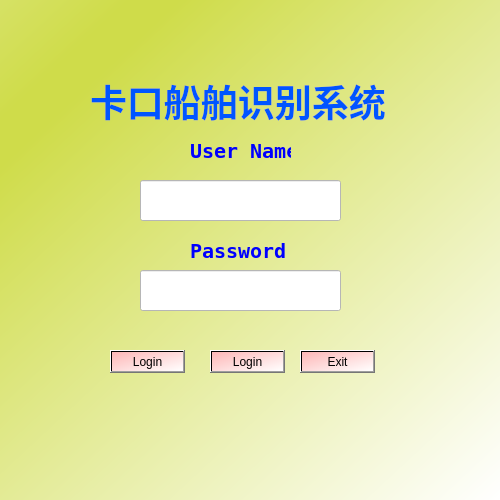
<?xml version="1.0" encoding="UTF-8"?>
<ui version="4.0">
 <class>Form</class>
 <widget class="QWidget" name="Form">
  <property name="geometry">
   <rect>
    <x>0</x>
    <y>0</y>
    <width>500</width>
    <height>500</height>
   </rect>
  </property>
  <property name="minimumSize">
   <size>
    <width>500</width>
    <height>500</height>
   </size>
  </property>
  <property name="maximumSize">
   <size>
    <width>500</width>
    <height>500</height>
   </size>
  </property>
  <property name="palette">
   <palette>
    <active>
     <colorrole role="Button">
      <brush brushstyle="LinearGradientPattern">
       <gradient startx="0.181000000000000" starty="0.119000000000000" endx="1.000000000000000" endy="1.000000000000000" type="LinearGradient" spread="ReflectSpread" coordinatemode="ObjectBoundingMode">
        <gradientstop position="0.028248600000000">
         <color alpha="255">
          <red>207</red>
          <green>220</green>
          <blue>74</blue>
         </color>
        </gradientstop>
        <gradientstop position="1.000000000000000">
         <color alpha="255">
          <red>255</red>
          <green>255</green>
          <blue>255</blue>
         </color>
        </gradientstop>
       </gradient>
      </brush>
     </colorrole>
     <colorrole role="Text">
      <brush brushstyle="SolidPattern">
       <color alpha="255">
        <red>0</red>
        <green>85</green>
        <blue>255</blue>
       </color>
      </brush>
     </colorrole>
     <colorrole role="Base">
      <brush brushstyle="LinearGradientPattern">
       <gradient startx="0.181000000000000" starty="0.119000000000000" endx="1.000000000000000" endy="1.000000000000000" type="LinearGradient" spread="ReflectSpread" coordinatemode="ObjectBoundingMode">
        <gradientstop position="0.028248600000000">
         <color alpha="255">
          <red>207</red>
          <green>220</green>
          <blue>74</blue>
         </color>
        </gradientstop>
        <gradientstop position="1.000000000000000">
         <color alpha="255">
          <red>255</red>
          <green>255</green>
          <blue>255</blue>
         </color>
        </gradientstop>
       </gradient>
      </brush>
     </colorrole>
     <colorrole role="Window">
      <brush brushstyle="LinearGradientPattern">
       <gradient startx="0.181000000000000" starty="0.119000000000000" endx="1.000000000000000" endy="1.000000000000000" type="LinearGradient" spread="ReflectSpread" coordinatemode="ObjectBoundingMode">
        <gradientstop position="0.028248600000000">
         <color alpha="255">
          <red>207</red>
          <green>220</green>
          <blue>74</blue>
         </color>
        </gradientstop>
        <gradientstop position="1.000000000000000">
         <color alpha="255">
          <red>255</red>
          <green>255</green>
          <blue>255</blue>
         </color>
        </gradientstop>
       </gradient>
      </brush>
     </colorrole>
     <colorrole role="PlaceholderText">
      <brush brushstyle="SolidPattern">
       <color alpha="128">
        <red>0</red>
        <green>85</green>
        <blue>255</blue>
       </color>
      </brush>
     </colorrole>
    </active>
    <inactive>
     <colorrole role="Button">
      <brush brushstyle="LinearGradientPattern">
       <gradient startx="0.181000000000000" starty="0.119000000000000" endx="1.000000000000000" endy="1.000000000000000" type="LinearGradient" spread="ReflectSpread" coordinatemode="ObjectBoundingMode">
        <gradientstop position="0.028248600000000">
         <color alpha="255">
          <red>207</red>
          <green>220</green>
          <blue>74</blue>
         </color>
        </gradientstop>
        <gradientstop position="1.000000000000000">
         <color alpha="255">
          <red>255</red>
          <green>255</green>
          <blue>255</blue>
         </color>
        </gradientstop>
       </gradient>
      </brush>
     </colorrole>
     <colorrole role="Text">
      <brush brushstyle="SolidPattern">
       <color alpha="255">
        <red>0</red>
        <green>85</green>
        <blue>255</blue>
       </color>
      </brush>
     </colorrole>
     <colorrole role="Base">
      <brush brushstyle="LinearGradientPattern">
       <gradient startx="0.181000000000000" starty="0.119000000000000" endx="1.000000000000000" endy="1.000000000000000" type="LinearGradient" spread="ReflectSpread" coordinatemode="ObjectBoundingMode">
        <gradientstop position="0.028248600000000">
         <color alpha="255">
          <red>207</red>
          <green>220</green>
          <blue>74</blue>
         </color>
        </gradientstop>
        <gradientstop position="1.000000000000000">
         <color alpha="255">
          <red>255</red>
          <green>255</green>
          <blue>255</blue>
         </color>
        </gradientstop>
       </gradient>
      </brush>
     </colorrole>
     <colorrole role="Window">
      <brush brushstyle="LinearGradientPattern">
       <gradient startx="0.181000000000000" starty="0.119000000000000" endx="1.000000000000000" endy="1.000000000000000" type="LinearGradient" spread="ReflectSpread" coordinatemode="ObjectBoundingMode">
        <gradientstop position="0.028248600000000">
         <color alpha="255">
          <red>207</red>
          <green>220</green>
          <blue>74</blue>
         </color>
        </gradientstop>
        <gradientstop position="1.000000000000000">
         <color alpha="255">
          <red>255</red>
          <green>255</green>
          <blue>255</blue>
         </color>
        </gradientstop>
       </gradient>
      </brush>
     </colorrole>
     <colorrole role="PlaceholderText">
      <brush brushstyle="SolidPattern">
       <color alpha="128">
        <red>0</red>
        <green>85</green>
        <blue>255</blue>
       </color>
      </brush>
     </colorrole>
    </inactive>
    <disabled>
     <colorrole role="Button">
      <brush brushstyle="LinearGradientPattern">
       <gradient startx="0.181000000000000" starty="0.119000000000000" endx="1.000000000000000" endy="1.000000000000000" type="LinearGradient" spread="ReflectSpread" coordinatemode="ObjectBoundingMode">
        <gradientstop position="0.028248600000000">
         <color alpha="255">
          <red>207</red>
          <green>220</green>
          <blue>74</blue>
         </color>
        </gradientstop>
        <gradientstop position="1.000000000000000">
         <color alpha="255">
          <red>255</red>
          <green>255</green>
          <blue>255</blue>
         </color>
        </gradientstop>
       </gradient>
      </brush>
     </colorrole>
     <colorrole role="Text">
      <brush brushstyle="SolidPattern">
       <color alpha="255">
        <red>120</red>
        <green>120</green>
        <blue>120</blue>
       </color>
      </brush>
     </colorrole>
     <colorrole role="Base">
      <brush brushstyle="LinearGradientPattern">
       <gradient startx="0.181000000000000" starty="0.119000000000000" endx="1.000000000000000" endy="1.000000000000000" type="LinearGradient" spread="ReflectSpread" coordinatemode="ObjectBoundingMode">
        <gradientstop position="0.028248600000000">
         <color alpha="255">
          <red>207</red>
          <green>220</green>
          <blue>74</blue>
         </color>
        </gradientstop>
        <gradientstop position="1.000000000000000">
         <color alpha="255">
          <red>255</red>
          <green>255</green>
          <blue>255</blue>
         </color>
        </gradientstop>
       </gradient>
      </brush>
     </colorrole>
     <colorrole role="Window">
      <brush brushstyle="LinearGradientPattern">
       <gradient startx="0.181000000000000" starty="0.119000000000000" endx="1.000000000000000" endy="1.000000000000000" type="LinearGradient" spread="ReflectSpread" coordinatemode="ObjectBoundingMode">
        <gradientstop position="0.028248600000000">
         <color alpha="255">
          <red>207</red>
          <green>220</green>
          <blue>74</blue>
         </color>
        </gradientstop>
        <gradientstop position="1.000000000000000">
         <color alpha="255">
          <red>255</red>
          <green>255</green>
          <blue>255</blue>
         </color>
        </gradientstop>
       </gradient>
      </brush>
     </colorrole>
     <colorrole role="PlaceholderText">
      <brush brushstyle="SolidPattern">
       <color alpha="128">
        <red>0</red>
        <green>0</green>
        <blue>0</blue>
       </color>
      </brush>
     </colorrole>
    </disabled>
   </palette>
  </property>
  <property name="windowTitle">
   <string>Login</string>
  </property>
  <property name="styleSheet">
   <string notr="true">QWidget#Form{
background-color: qlineargradient(spread:reflect, x1:0.181, y1:0.119, x2:1, y2:1, stop:0.0282486 rgba(207, 220, 74, 255), stop:1 rgba(255, 255, 255, 255));
}</string>
  </property>
  <widget class="QLineEdit" name="lineEdit">
   <property name="geometry">
    <rect>
     <x>140</x>
     <y>180</y>
     <width>201</width>
     <height>41</height>
    </rect>
   </property>
   <property name="styleSheet">
    <string notr="true">background-color: rgb(255, 255, 255);</string>
   </property>
  </widget>
  <widget class="QLineEdit" name="lineEdit_2">
   <property name="geometry">
    <rect>
     <x>140</x>
     <y>270</y>
     <width>201</width>
     <height>41</height>
    </rect>
   </property>
   <property name="styleSheet">
    <string notr="true">background-color: rgb(255, 255, 255);</string>
   </property>
  </widget>
  <widget class="QLabel" name="label">
   <property name="geometry">
    <rect>
     <x>190</x>
     <y>130</y>
     <width>101</width>
     <height>41</height>
    </rect>
   </property>
   <property name="palette">
    <palette>
     <active>
      <colorrole role="WindowText">
       <brush brushstyle="SolidPattern">
        <color alpha="255">
         <red>0</red>
         <green>0</green>
         <blue>255</blue>
        </color>
       </brush>
      </colorrole>
     </active>
     <inactive>
      <colorrole role="WindowText">
       <brush brushstyle="SolidPattern">
        <color alpha="255">
         <red>0</red>
         <green>0</green>
         <blue>255</blue>
        </color>
       </brush>
      </colorrole>
     </inactive>
     <disabled>
      <colorrole role="WindowText">
       <brush brushstyle="SolidPattern">
        <color alpha="255">
         <red>120</red>
         <green>120</green>
         <blue>120</blue>
        </color>
       </brush>
      </colorrole>
     </disabled>
    </palette>
   </property>
   <property name="font">
    <font>
     <family>Terminal</family>
     <pointsize>15</pointsize>
     <weight>75</weight>
     <bold>true</bold>
    </font>
   </property>
   <property name="styleSheet">
    <string notr="true"/>
   </property>
   <property name="text">
    <string>User Name</string>
   </property>
   <property name="scaledContents">
    <bool>false</bool>
   </property>
  </widget>
  <widget class="QLabel" name="label_2">
   <property name="geometry">
    <rect>
     <x>190</x>
     <y>230</y>
     <width>101</width>
     <height>41</height>
    </rect>
   </property>
   <property name="palette">
    <palette>
     <active>
      <colorrole role="WindowText">
       <brush brushstyle="SolidPattern">
        <color alpha="255">
         <red>0</red>
         <green>0</green>
         <blue>255</blue>
        </color>
       </brush>
      </colorrole>
     </active>
     <inactive>
      <colorrole role="WindowText">
       <brush brushstyle="SolidPattern">
        <color alpha="255">
         <red>0</red>
         <green>0</green>
         <blue>255</blue>
        </color>
       </brush>
      </colorrole>
     </inactive>
     <disabled>
      <colorrole role="WindowText">
       <brush brushstyle="SolidPattern">
        <color alpha="255">
         <red>120</red>
         <green>120</green>
         <blue>120</blue>
        </color>
       </brush>
      </colorrole>
     </disabled>
    </palette>
   </property>
   <property name="font">
    <font>
     <family>Terminal</family>
     <pointsize>15</pointsize>
     <weight>75</weight>
     <bold>true</bold>
    </font>
   </property>
   <property name="styleSheet">
    <string notr="true"/>
   </property>
   <property name="text">
    <string>Password</string>
   </property>
  </widget>
  <widget class="QPushButton" name="pushButton">
   <property name="geometry">
    <rect>
     <x>110</x>
     <y>350</y>
     <width>75</width>
     <height>23</height>
    </rect>
   </property>
   <property name="styleSheet">
    <string notr="true">QPushButton#pushButton{
background-color: qlineargradient(spread:pad, x1:0, y1:0, x2:1, y2:1, stop:0 rgba(253, 182, 182, 255), stop:1 rgba(255, 255, 255, 255));
}</string>
   </property>
   <property name="text">
    <string>Login</string>
   </property>
  </widget>
  <widget class="QPushButton" name="pushButton_2">
   <property name="geometry">
    <rect>
     <x>300</x>
     <y>350</y>
     <width>75</width>
     <height>23</height>
    </rect>
   </property>
   <property name="styleSheet">
    <string notr="true">QPushButton#pushButton{
background-color: qlineargradient(spread:pad, x1:0, y1:0, x2:1, y2:1, stop:0 rgba(253, 182, 182, 255), stop:1 rgba(255, 255, 255, 255));
}
QPushButton#pushButton_2{
background-color: qlineargradient(spread:pad, x1:0, y1:0, x2:1, y2:1, stop:0 rgba(253, 182, 182, 255), stop:1 rgba(255, 255, 255, 255));
}</string>
   </property>
   <property name="text">
    <string>Exit</string>
   </property>
  </widget>
  <widget class="QLabel" name="label_3">
   <property name="geometry">
    <rect>
     <x>90</x>
     <y>70</y>
     <width>311</width>
     <height>61</height>
    </rect>
   </property>
   <property name="palette">
    <palette>
     <active>
      <colorrole role="WindowText">
       <brush brushstyle="SolidPattern">
        <color alpha="255">
         <red>0</red>
         <green>85</green>
         <blue>255</blue>
        </color>
       </brush>
      </colorrole>
     </active>
     <inactive>
      <colorrole role="WindowText">
       <brush brushstyle="SolidPattern">
        <color alpha="255">
         <red>0</red>
         <green>85</green>
         <blue>255</blue>
        </color>
       </brush>
      </colorrole>
     </inactive>
     <disabled>
      <colorrole role="WindowText">
       <brush brushstyle="SolidPattern">
        <color alpha="255">
         <red>120</red>
         <green>120</green>
         <blue>120</blue>
        </color>
       </brush>
      </colorrole>
     </disabled>
    </palette>
   </property>
   <property name="font">
    <font>
     <family>华文中宋</family>
     <pointsize>28</pointsize>
     <weight>75</weight>
     <bold>true</bold>
    </font>
   </property>
   <property name="text">
    <string>卡口船舶识别系统</string>
   </property>
  </widget>
  <widget class="QPushButton" name="pushButton_3">
   <property name="geometry">
    <rect>
     <x>210</x>
     <y>350</y>
     <width>75</width>
     <height>23</height>
    </rect>
   </property>
   <property name="styleSheet">
    <string notr="true">QPushButton#pushButton{
background-color: qlineargradient(spread:pad, x1:0, y1:0, x2:1, y2:1, stop:0 rgba(253, 182, 182, 255), stop:1 rgba(255, 255, 255, 255));
}
QPushButton#pushButton_3{
background-color: qlineargradient(spread:pad, x1:0, y1:0, x2:1, y2:1, stop:0 rgba(253, 182, 182, 255), stop:1 rgba(255, 255, 255, 255));
}</string>
   </property>
   <property name="text">
    <string>Login</string>
   </property>
  </widget>
 </widget>
 <resources/>
 <connections/>
</ui>
